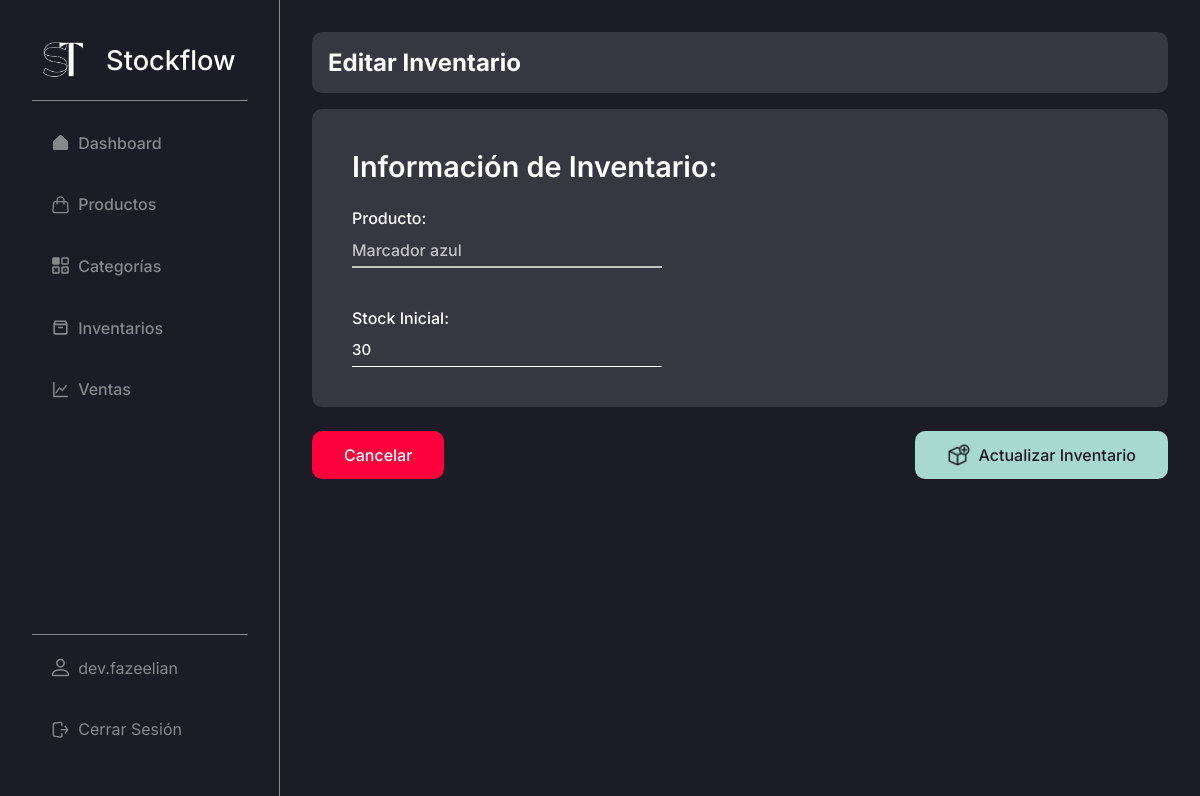
Page /admin/inventories/edit/1 (signed in) on the earlier database version.
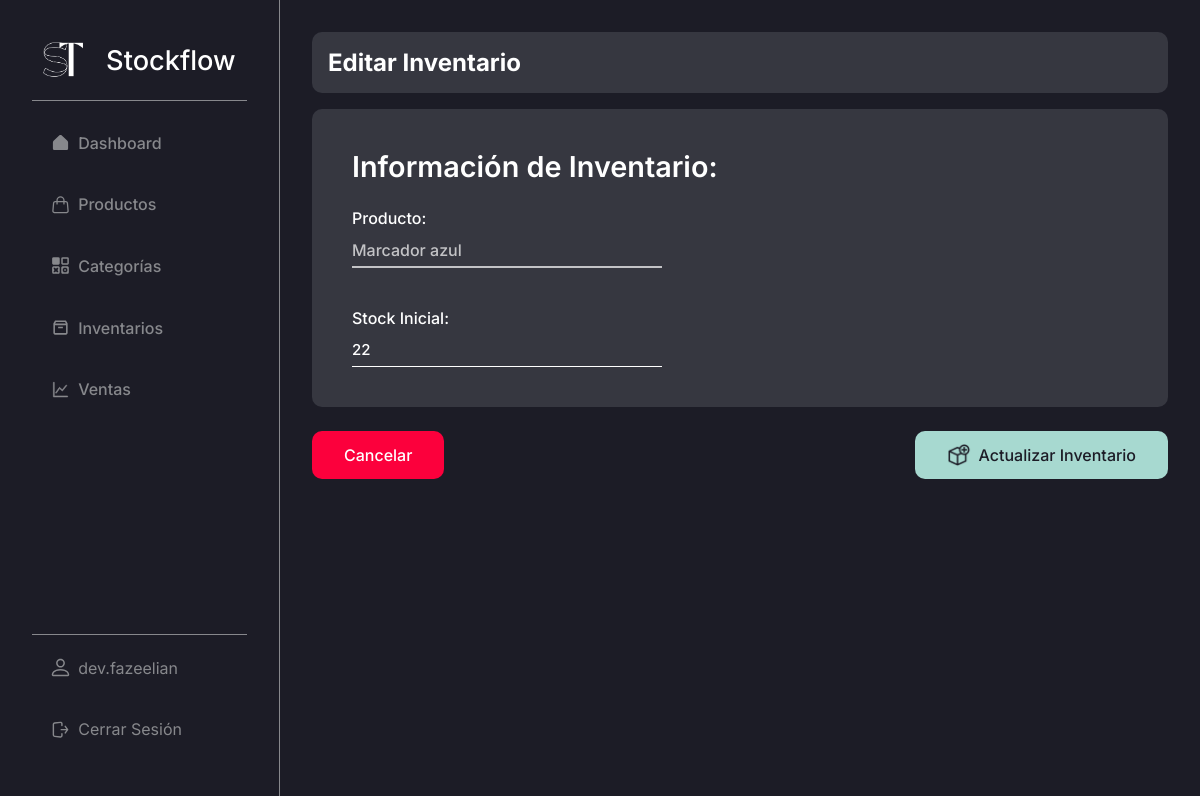
Same page on the later database version.
### stockflow/models.py (models this page shows, shortened)
class Inventory(db.Model):
    id = db.Column(db.Integer, primary_key = True) # Primary key
    created_by = db.Column(db.Integer, db.ForeignKey("user.id"), nullable = False) # Foreign key
    product_id = db.Column(db.Integer, db.ForeignKey("product.id"), nullable = False) # Foreign key
    inflows = db.Column(db.Integer, nullable = False)
    outflows = db.Column(db.Integer, nullable = True, default = 0)
    stock = db.Column(db.Integer, nullable = False, default = 0)
    product = db.relationship('Product', backref='inventory', lazy=True)

### stockflow/modules/inventory.py (the view)
@bp.route("/edit/<int:id>", methods = ("GET", "POST"))
@login_required
def update(id):
    inventory = get_inventory(id)
    if request.method == "POST":
        inventory.inflows = int(request.form["inflows"])
        inventory.stock = inventory.inflows - inventory.outflows
        db.session.commit()
        return redirect(url_for("admin/inventories.index"))
    return render_template("modules/inventories/edit.html", inventory = inventory)

### stockflow/auth.py (called while the page is built)
def login_required(view):
    @functools.wraps(view)
    def wrapped_view(**kwargs):
        if g.user is None:
            message = "Debes iniciar sesión"
            flash(message)
            return redirect(url_for("auth.login"))
        return view(**kwargs)
    return wrapped_view

@bp.before_app_request # Execute the next function in every request, every page
def load_logged_in_user():
    user_id = session.get("user_id")
    if user_id is None:
        g.user = None
    else:
        g.user = User.query.get_or_404(user_id)

### stockflow/modules/inventory.py (called while the page is built)
def get_inventory(id):
    inventory = Inventory.query.get_or_404(id)
    return inventory

### stockflow/templates/modules/inventories/edit.html (shortened to what this page needs)
{% extends 'base-admin.html' %}
{% block content %}
    <div class="content-group inter bg-black-light">
        <h2 class="color-white inter">Editar Inventario</h2>
    </div>
    <form action="" method="post" class="form inter form-prods">
        <div class="content-group bg-black-light form-content">
            <h1>Información de Inventario:</h1>
            <div class="form-group" style="margin-top: 0;">
                <label for="name">Producto:</label>
                <select name="product" id="products" class="inter color-white" disabled>
                    <option value="{{ inventory.id }}" class="bg-black">{{ inventory.product.name }}</option>
                </select>
            </div>
            <div class="form-group">
                <label for="name">Stock Inicial:</label>
                <input
                    type="number"
                    class="inter color-white"
                    name="inflows"
                    value="{{ inventory.inflows }}"
                    id="name"
                    placeholder="Ingresa aquí nombre de categoría"
                    required
                >
            </div>
        </div>
        <div class="btns-form inter">
            <a href="{{ url_for('admin/inventories.index') }}" class="btn-form color-white btn-cancel">
                Cancelar
            </a>
            <button class="btn-form color-black btn-submit bg-turquese-light-blue inter" type="submit">
                <img src="{{ url_for('static', filename='img/icons/add-product.png') }}" alt="">
                Actualizar Inventario
            </button>
        </div>
    </form>
{% endblock %}

Differences in the rows shown:
changed Inventory: inflows "30" → "22"
